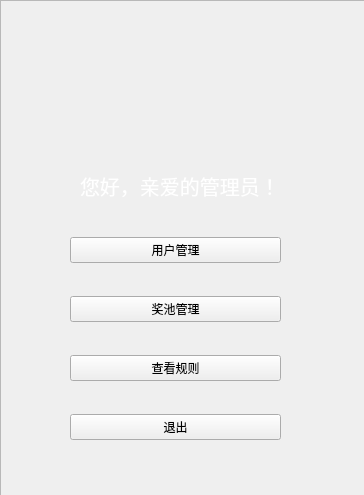
<?xml version="1.0" encoding="UTF-8"?>
<ui version="4.0">
 <class>Admin</class>
 <widget class="QWidget" name="Admin">
  <property name="geometry">
   <rect>
    <x>0</x>
    <y>0</y>
    <width>364</width>
    <height>495</height>
   </rect>
  </property>
  <property name="minimumSize">
   <size>
    <width>364</width>
    <height>495</height>
   </size>
  </property>
  <property name="maximumSize">
   <size>
    <width>364</width>
    <height>495</height>
   </size>
  </property>
  <property name="windowTitle">
   <string>祝您工作愉快！</string>
  </property>
  <property name="windowIcon">
   <iconset resource="res.qrc">
    <normaloff>:/icon.jpg</normaloff>:/icon.jpg</iconset>
  </property>
  <widget class="QWidget" name="widget" native="true">
   <property name="geometry">
    <rect>
     <x>70</x>
     <y>210</y>
     <width>211</width>
     <height>261</height>
    </rect>
   </property>
   <layout class="QVBoxLayout" name="verticalLayout">
    <item>
     <widget class="QPushButton" name="usermanage">
      <property name="text">
       <string>用户管理</string>
      </property>
     </widget>
    </item>
    <item>
     <widget class="QPushButton" name="gamblemanage">
      <property name="text">
       <string>奖池管理</string>
      </property>
     </widget>
    </item>
    <item>
     <widget class="QPushButton" name="rule">
      <property name="text">
       <string>查看规则</string>
      </property>
     </widget>
    </item>
    <item>
     <widget class="QPushButton" name="exit">
      <property name="text">
       <string>退出</string>
      </property>
     </widget>
    </item>
   </layout>
  </widget>
  <widget class="QWidget" name="widget_2" native="true">
   <property name="geometry">
    <rect>
     <x>0</x>
     <y>0</y>
     <width>371</width>
     <height>121</height>
    </rect>
   </property>
   <property name="styleSheet">
    <string notr="true"/>
   </property>
   <widget class="QLabel" name="label">
    <property name="geometry">
     <rect>
      <x>70</x>
      <y>30</y>
      <width>201</width>
      <height>91</height>
     </rect>
    </property>
    <property name="styleSheet">
     <string notr="true">image: url(:/title.png);</string>
    </property>
    <property name="text">
     <string/>
    </property>
   </widget>
  </widget>
  <widget class="QLabel" name="label_2">
   <property name="geometry">
    <rect>
     <x>80</x>
     <y>160</y>
     <width>211</width>
     <height>51</height>
    </rect>
   </property>
   <property name="styleSheet">
    <string notr="true">font-size:20px;
color:white;</string>
   </property>
   <property name="text">
    <string>您好，亲爱的管理员！</string>
   </property>
  </widget>
  <widget class="QFrame" name="frame">
   <property name="geometry">
    <rect>
     <x>0</x>
     <y>0</y>
     <width>371</width>
     <height>501</height>
    </rect>
   </property>
   <property name="styleSheet">
    <string notr="true">background-image: url(:/backshu.png);</string>
   </property>
   <property name="frameShape">
    <enum>QFrame::StyledPanel</enum>
   </property>
   <property name="frameShadow">
    <enum>QFrame::Raised</enum>
   </property>
  </widget>
  <zorder>frame</zorder>
  <zorder>widget</zorder>
  <zorder>widget_2</zorder>
  <zorder>label_2</zorder>
 </widget>
 <resources>
  <include location="res.qrc"/>
 </resources>
 <connections/>
</ui>
